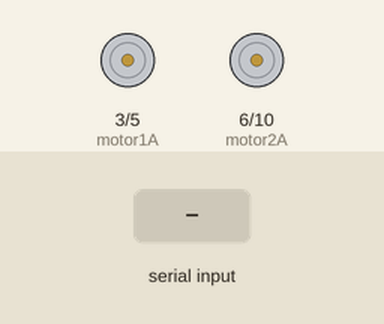
Simulated run of this sketch. Board: Arduino Uno, built with avr-gcc and run on an emulated ATmega328P. Parts: motor-driver pin pairs drawn as motors (green arrow = first pin HIGH = forward, orange = second pin HIGH = backward, longer = more drive). The test bench sets the inputs (shaded band).

Above: at 1.2 s.
1.3 s: "0" received over the second serial link
At 2.3 s:
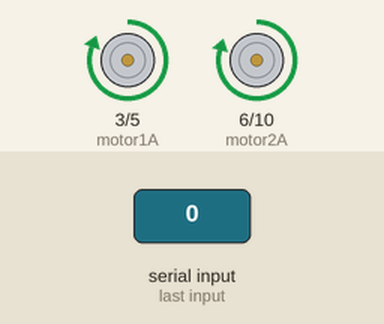
2.8 s: "1" received over the second serial link
At 3.1 s:
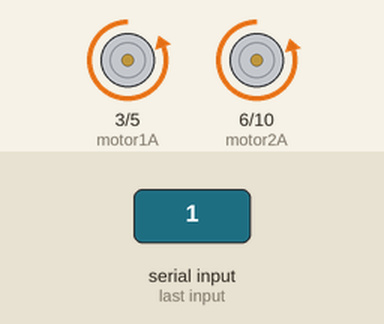
4.3 s: "2" received over the second serial link
At 5.1 s:
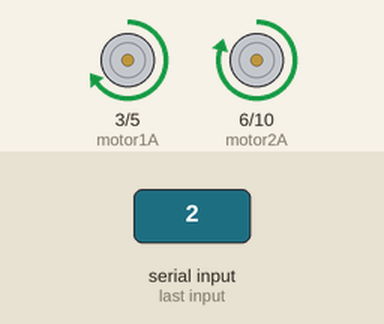
Timing chart, 0 to 7.3 s (numbered marks = the images above; inputs shaded):
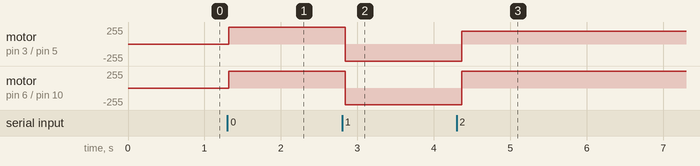

The sketch:

BluetoothControlledRobot.ino
```cpp
#include <SoftwareSerial.h>

SoftwareSerial Bluetooth(0,1); //RX, TX

int data;

int motor1A = 3;
int motor1B = 5;
int motor2A = 6;
int motor2B = 10;


void setup() {
  Bluetooth.begin(9600);
  Serial.begin(9600);
  Bluetooth.println("Bluetooth On");
  pinMode(motor1A, OUTPUT);
  pinMode(motor1B, OUTPUT);
  pinMode(motor2A, OUTPUT);
  pinMode(motor2B, OUTPUT);
}

void loop() {

 if (Bluetooth.available()){
  data = Bluetooth.read();

  switch (data){

    case '0':
      forward();
      Bluetooth.println("Robot moving forward!");
      break;
    case '1':
      backward();
      Bluetooth.println("Robot moving backward!");
      break;

     case '2':
      right();
      Bluetooth.println("Robot moving left!");
      break;

     case '3':
      left();
      Bluetooth.println("Robot moving right!");
      break;

      case '4':
      halt();
      Bluetooth.println("Robot stopped!");
      break;

  }

 }
delay(100);
}

void forward(){

  analogWrite(motor1A, 255);
  analogWrite(motor1B, 0);
  analogWrite(motor2A, 250);
  analogWrite(motor2B, 0);

}

void backward() {
  analogWrite(motor1A, 0);
  analogWrite(motor1B, 255);
  analogWrite(motor2A, 0);
  analogWrite(motor2B, 250);
}


void halt() {
  analogWrite(motor1A, 0);
  analogWrite(motor1B, 0);
  analogWrite(motor2A, 0);
  analogWrite(motor2B, 0);
}

void left() {
  analogWrite(motor1A, 255);
  analogWrite(motor1B, 0);
  analogWrite(motor2A, 200);
  analogWrite(motor2B, 0);
}

void right() {
  analogWrite(motor1A, 195);
  analogWrite(motor1B, 0);
  analogWrite(motor2A, 250);
  analogWrite(motor2B, 0);
}
```

Measured:
- after the input at 1.3 s, motor on pin 3 (motor1A) / pin 5 (motor1B): stopped → forward 255/255 at once; motor on pin 6 (motor2A) / pin 10 (motor2B): stopped → forward 250/255 at once
- after the input at 2.8 s, motor on pin 3 (motor1A) / pin 5 (motor1B): forward 255/255 → backward 255/255 at once; motor on pin 6 (motor2A) / pin 10 (motor2B): forward 250/255 → backward 250/255 at once
- after the input at 4.3 s, motor on pin 3 (motor1A) / pin 5 (motor1B): backward 255/255 → forward 195/255 after 0.07 s; motor on pin 6 (motor2A) / pin 10 (motor2B): backward 250/255 → forward 250/255 after 0.07 s
